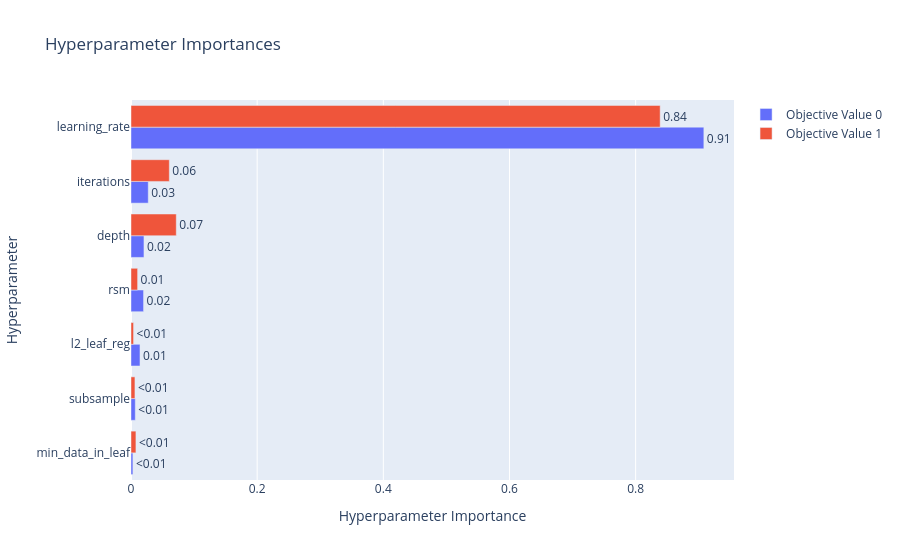

This figure's notebook cell:
### Code cell
optuna.visualization.plot_param_importances(study)

### Figure 1 — Plotly figure (JSON) as saved in the notebook; plotly's stock layout.template omitted (floating-point values rounded to 4 significant figures)
{"data": [{"cliponaxis": false, "hovertemplate": ["min_data_in_leaf (IntDistribution): 0.0030112185127974442<extra></extra>", "subsample (FloatDistribution): 0.0068078930947419476<extra></extra>", "l2_leaf_reg (FloatDistribution): 0.014231114833580782<extra></extra>", "rsm (FloatDistribution): 0.01990648584077413<extra></extra>", "depth (IntDistribution): 0.020552452164247774<extra></extra>", "iterations (IntDistribution): 0.027347737953782935<extra></extra>", "learning_rate (FloatDistribution): 0.9081430976000748<extra></extra>"], "name": "Objective Value 0", "orientation": "h", "text": ["<0.01", "<0.01", "0.01", "0.02", "0.02", "0.03", "0.91"], "textposition": "outside", "type": "bar", "x": [0.003011, 0.006808, 0.01423, 0.01991, 0.02055, 0.02735, 0.9081], "y": ["min_data_in_leaf", "subsample", "l2_leaf_reg", "rsm", "depth", "iterations", "learning_rate"]}, {"cliponaxis": false, "hovertemplate": ["l2_leaf_reg (FloatDistribution): 0.004061472774584772<extra></extra>", "subsample (FloatDistribution): 0.006248015466080908<extra></extra>", "min_data_in_leaf (IntDistribution): 0.007814436698603515<extra></extra>", "rsm (FloatDistribution): 0.010478716179679236<extra></extra>", "iterations (IntDistribution): 0.06073243662799644<extra></extra>", "depth (IntDistribution): 0.0717611648514908<extra></extra>", "learning_rate (FloatDistribution): 0.8389037574015644<extra></extra>"], "name": "Objective Value 1", "orientation": "h", "text": ["<0.01", "<0.01", "<0.01", "0.01", "0.06", "0.07", "0.84"], "textposition": "outside", "type": "bar", "x": [0.004061, 0.006248, 0.007814, 0.01048, 0.06073, 0.07176, 0.8389], "y": ["l2_leaf_reg", "subsample", "min_data_in_leaf", "rsm", "iterations", "depth", "learning_rate"]}], "layout": {"title": {"text": "Hyperparameter Importances"}, "xaxis": {"title": {"text": "Hyperparameter Importance"}}, "yaxis": {"title": {"text": "Hyperparameter"}}}}
